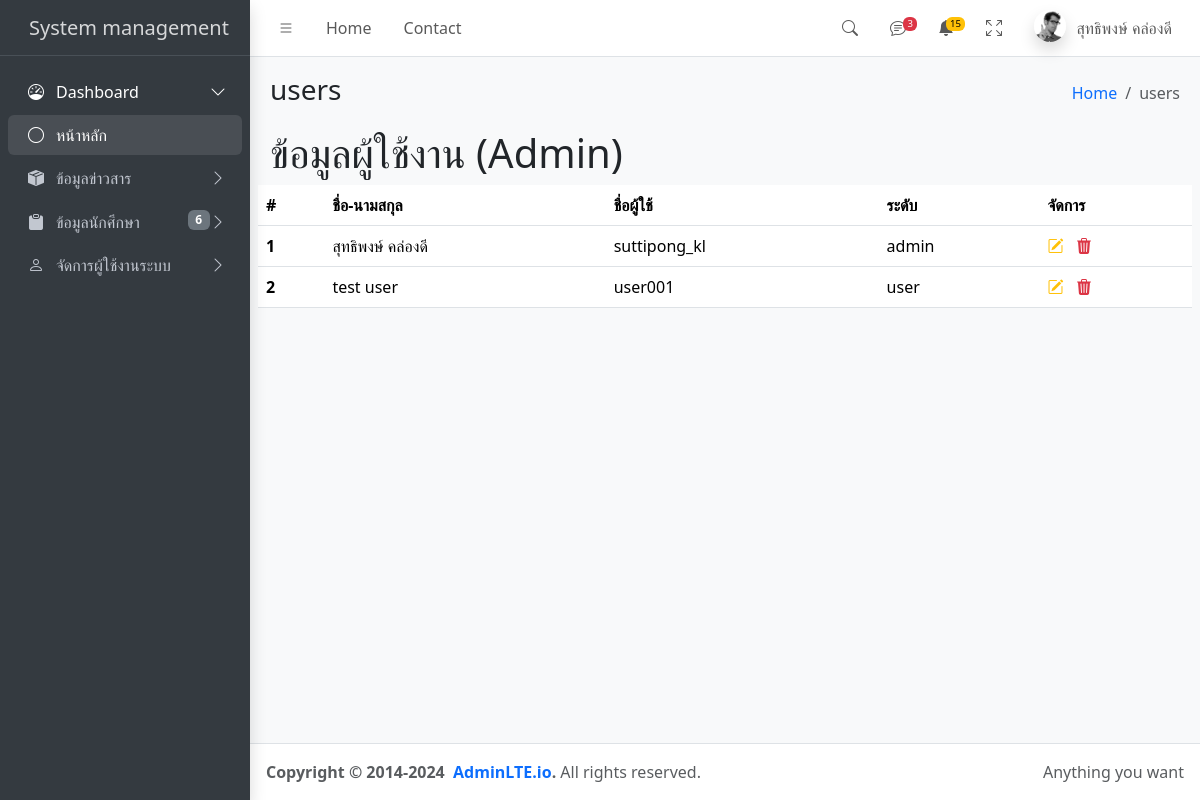
The app's page /admin?id=users (signed in) with its own data.
### tables this page shows
CREATE TABLE `users` (
  `id` int(11) NOT NULL,
  `username` varchar(200) NOT NULL,
  `password` varchar(400) NOT NULL,
  `role` varchar(50) NOT NULL,
  `_name` varchar(400) NOT NULL
);

### admin/users.php (the view, shortened to what this page needs)
<?php
include_once "conn.php";
?>
<h1>ข้อมูลผู้ใช้งาน (Admin)</h1>
<table class="table">
  <thead>
    <tr>
      <th scope="col">#</th>
      <th scope="col">ชื่อ-นามสกุล</th>
      <th scope="col">ชื่อผู้ใช้</th>
      <th scope="col">ระดับ</th>
      <th scope="col">จัดการ</th>
    </tr>
  </thead>
  <tbody>
    <?php
    $sql = "SELECT * FROM users";
    $result = $conn->query($sql);
    if ($result->num_rows > 0) {
        $count=1;
    while($row = $result->fetch_assoc()) {
    ?>
    <tr>
      <th scope="row"><?=$count++?></th>
      <td><?=$row["_name"]?></td>
      <td><?=$row["username"]?></td>
      <td><?=$row["role"]?></td>
      <td>
        <i class="bi bi-pencil-square text-warning"></i>&nbsp;&nbsp;
        <i class="bi bi-trash3-fill text-danger"></i>
      </td>
    </tr>
    <?php
    }
    } else {
    echo "0 results";
    }
    ?>
  </tbody>
</table>

### records on screen
users: _name "สุทธิพงษ์ คล่องดี", username "suttipong_kl", role "admin"
users: _name "test user", username "user001", role "user"

### other values on screen
$_SESSION["_name"] "สุทธิพงษ์ คล่องดี"
$id "users"
